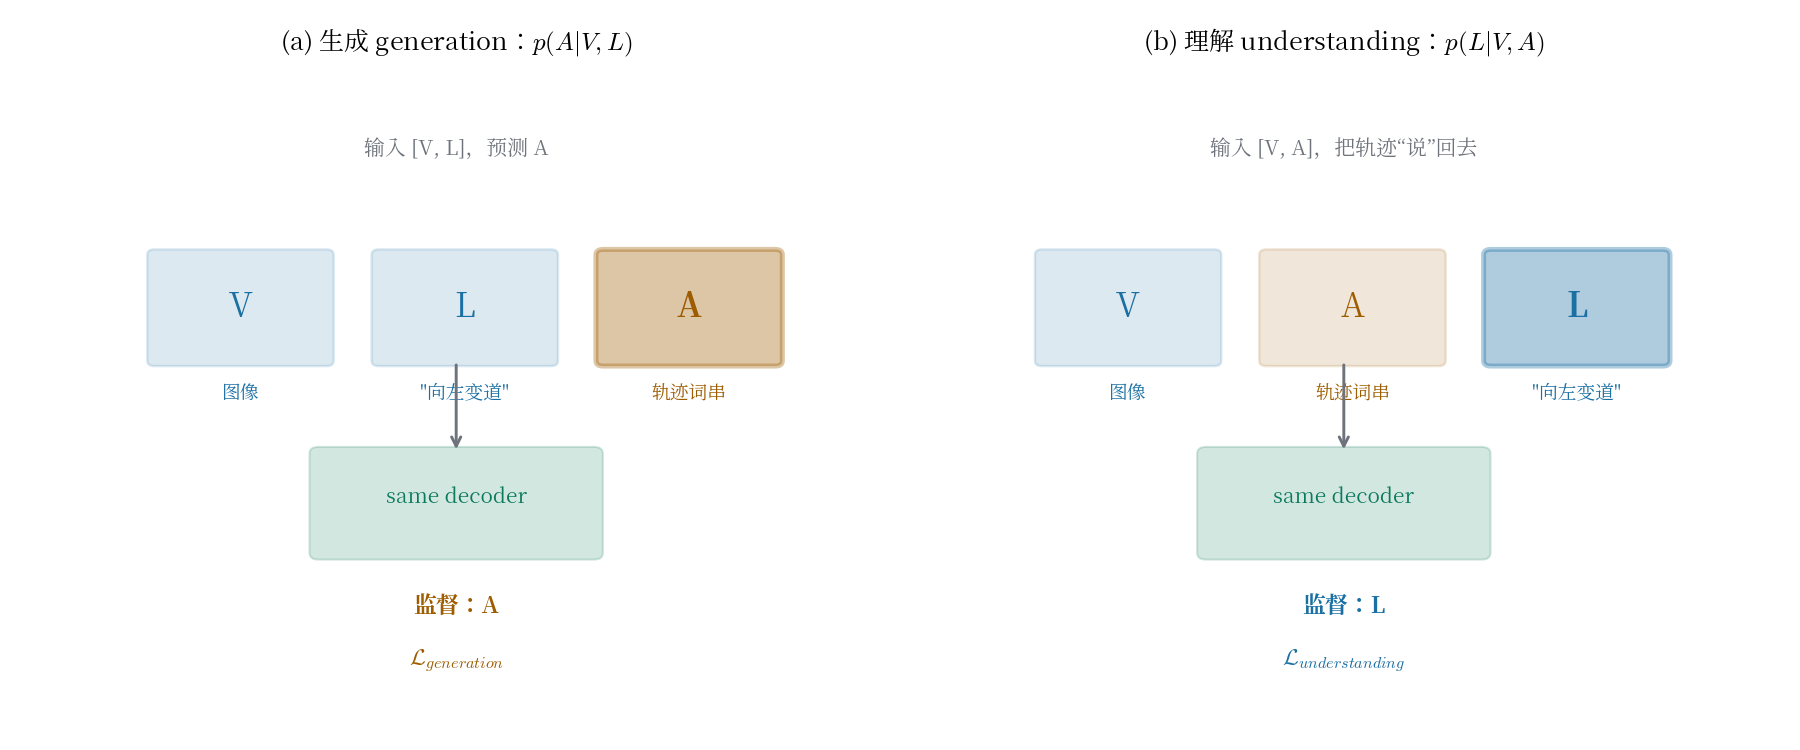

The Python source for this figure:
"""双向目标：p(A|V,L) 生成 vs p(L|V,A) 理解。
同一批 (V,L,A) 数据，换一下拼接顺序，同一个 decoder 做两个方向。
"""
import matplotlib
matplotlib.use("Agg")
import matplotlib.pyplot as plt
import matplotlib.patches as mpatches
import numpy as np
from matplotlib.font_manager import fontManager

fontManager.addfont("/usr/share/fonts/opentype/noto/NotoSerifCJK-Regular.ttc")
plt.rcParams["mathtext.fontset"] = "cm"
plt.rcParams["font.size"] = 11
plt.rcParams["font.family"] = "sans-serif"
plt.rcParams["font.sans-serif"] = ["Noto Serif CJK JP", "DejaVu Sans"]

IN = "#1a6fa3"
OUT = "#9e5c00"
OP = "#0b7a5c"
ALT = "#6a55c2"
WIRE = "#6e737b"

fig, axes = plt.subplots(1, 2, figsize=(12, 5), facecolor="white")

for k, (title, seq, target, tcolor) in enumerate([
    ("(a) 生成 generation：$p(A|V,L)$",
     ["V", "L", "A"], "A", OUT),
    ("(b) 理解 understanding：$p(L|V,A)$",
     ["V", "A", "L"], "L", IN),
]):
    ax = axes[k]
    ax.set_xlim(0, 10)
    ax.set_ylim(0, 10)
    ax.axis("off")
    ax.set_title(title, fontsize=12)
    # 三个 token 块
    colors = {"V": IN, "L": IN, "A": OUT}
    for i, s in enumerate(seq):
        x = 1.5 + i * 2.6
        hl = (s == target)
        ax.add_patch(mpatches.FancyBboxPatch((x, 5.5), 2.0, 1.6,
                                            boxstyle="round,pad=0.08",
                                            fc=colors[s], ec=colors[s],
                                            alpha=0.35 if hl else 0.15,
                                            lw=2.4 if hl else 1.2))
        ax.text(x + 1.0, 6.3, s, ha="center", va="center", fontsize=16,
                color=colors[s], weight="bold" if hl else "normal")
        lab = {"V": "图像", "L": "\"向左变道\"", "A": "轨迹词串"}[s]
        ax.text(x + 1.0, 5.0, lab, ha="center", va="center", fontsize=9,
                color=colors[s])
    # decoder
    ax.add_patch(mpatches.FancyBboxPatch((3.4, 2.6), 3.2, 1.5,
                                        boxstyle="round,pad=0.1",
                                        fc=OP, ec=OP, alpha=0.18))
    ax.text(5, 3.35, "same decoder", ha="center", color=OP, fontsize=10)
    ax.annotate("", xy=(5, 4.1), xytext=(5, 5.5),
                arrowprops=dict(arrowstyle="->", color=WIRE, lw=1.4))
    # 监督目标
    ax.text(5, 1.7, f"监督：{target}", ha="center", color=tcolor, fontsize=11,
            weight="bold")
    loss = (r"$\mathcal{L}_{generation}$" if k == 0
            else r"$\mathcal{L}_{understanding}$")
    ax.text(5, 0.9, loss, ha="center", color=tcolor, fontsize=11)

axes[0].text(5, 8.6, "输入 [V, L]，预测 A", ha="center", color=WIRE, fontsize=10)
axes[1].text(5, 8.6, "输入 [V, A]，把轨迹“说”回去", ha="center", color=WIRE,
             fontsize=10)

fig.tight_layout()
fig.savefig("/home/hatch/workspace/your_files/paper-xray-100/papers/088-Agent-linkvla/fig-bidirectional.png",
            dpi=150)
print("saved fig-bidirectional.png")
